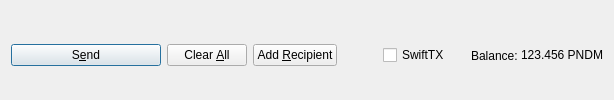
         <widget class="QFrame" name="frame_Send">
          <layout class="QHBoxLayout" name="horizontalLayout">
           <property name="bottomMargin">
            <number>0</number>
           </property>
           <item>
            <widget class="QPushButton" name="sendButton">
             <property name="minimumSize">
              <size>
               <width>150</width>
               <height>0</height>
              </size>
             </property>
             <property name="toolTip">
              <string>Confirm the send action</string>
             </property>
             <property name="text">
              <string>S&amp;end</string>
             </property>
             <property name="icon">
              <iconset resource="../pandemia.qrc">
               <normaloff>:/icons/send</normaloff>:/icons/send</iconset>
             </property>
             <property name="autoDefault">
              <bool>false</bool>
             </property>
             <property name="default">
              <bool>true</bool>
             </property>
            </widget>
           </item>
           <item>
            <widget class="QPushButton" name="clearButton">
             <property name="sizePolicy">
              <sizepolicy hsizetype="Minimum" vsizetype="Fixed">
               <horstretch>0</horstretch>
               <verstretch>0</verstretch>
              </sizepolicy>
             </property>
             <property name="toolTip">
              <string>Clear all fields of the form.</string>
             </property>
             <property name="text">
              <string>Clear &amp;All</string>
             </property>
             <property name="icon">
              <iconset resource="../pandemia.qrc">
               <normaloff>:/icons/remove</normaloff>:/icons/remove</iconset>
             </property>
             <property name="autoDefault">
              <bool>false</bool>
             </property>
            </widget>
           </item>
           <item>
            <widget class="QPushButton" name="addButton">
             <property name="toolTip">
              <string>Send to multiple recipients at once</string>
             </property>
             <property name="text">
              <string>Add &amp;Recipient</string>
             </property>
             <property name="icon">
              <iconset resource="../pandemia.qrc">
               <normaloff>:/icons/add</normaloff>:/icons/add</iconset>
             </property>
             <property name="autoDefault">
              <bool>false</bool>
             </property>
            </widget>
           </item>
           <item>
            <spacer name="horizontalSpacer">
             <property name="orientation">
              <enum>Qt::Horizontal</enum>
             </property>
             <property name="sizeHint" stdset="0">
              <size>
               <width>40</width>
               <height>20</height>
              </size>
             </property>
            </spacer>
           </item>
           <item>
            <layout class="QHBoxLayout" name="horizontalLayout_2">
             <property name="spacing">
              <number>3</number>
             </property>
             <item>
              <widget class="QCheckBox" name="checkSwiftTX">
               <property name="enabled">
                <bool>true</bool>
               </property>
               <property name="minimumSize">
                <size>
                 <width>85</width>
                 <height>0</height>
                </size>
               </property>
               <property name="text">
                <string>SwiftTX</string>
               </property>
              </widget>
             </item>
             <item>
              <widget class="QLabel" name="label">
               <property name="text">
                <string>Balance:</string>
               </property>
              </widget>
             </item>
             <item>
              <widget class="QLabel" name="labelBalance">
               <property name="sizePolicy">
                <sizepolicy hsizetype="Preferred" vsizetype="Fixed">
                 <horstretch>0</horstretch>
                 <verstretch>0</verstretch>
                </sizepolicy>
               </property>
               <property name="cursor">
                <cursorShape>IBeamCursor</cursorShape>
               </property>
               <property name="text">
                <string notr="true">123.456 PNDM</string>
               </property>
               <property name="textInteractionFlags">
                <set>Qt::LinksAccessibleByMouse|Qt::TextSelectableByKeyboard|Qt::TextSelectableByMouse</set>
               </property>
              </widget>
             </item>
            </layout>
           </item>
          </layout>
         </widget>
